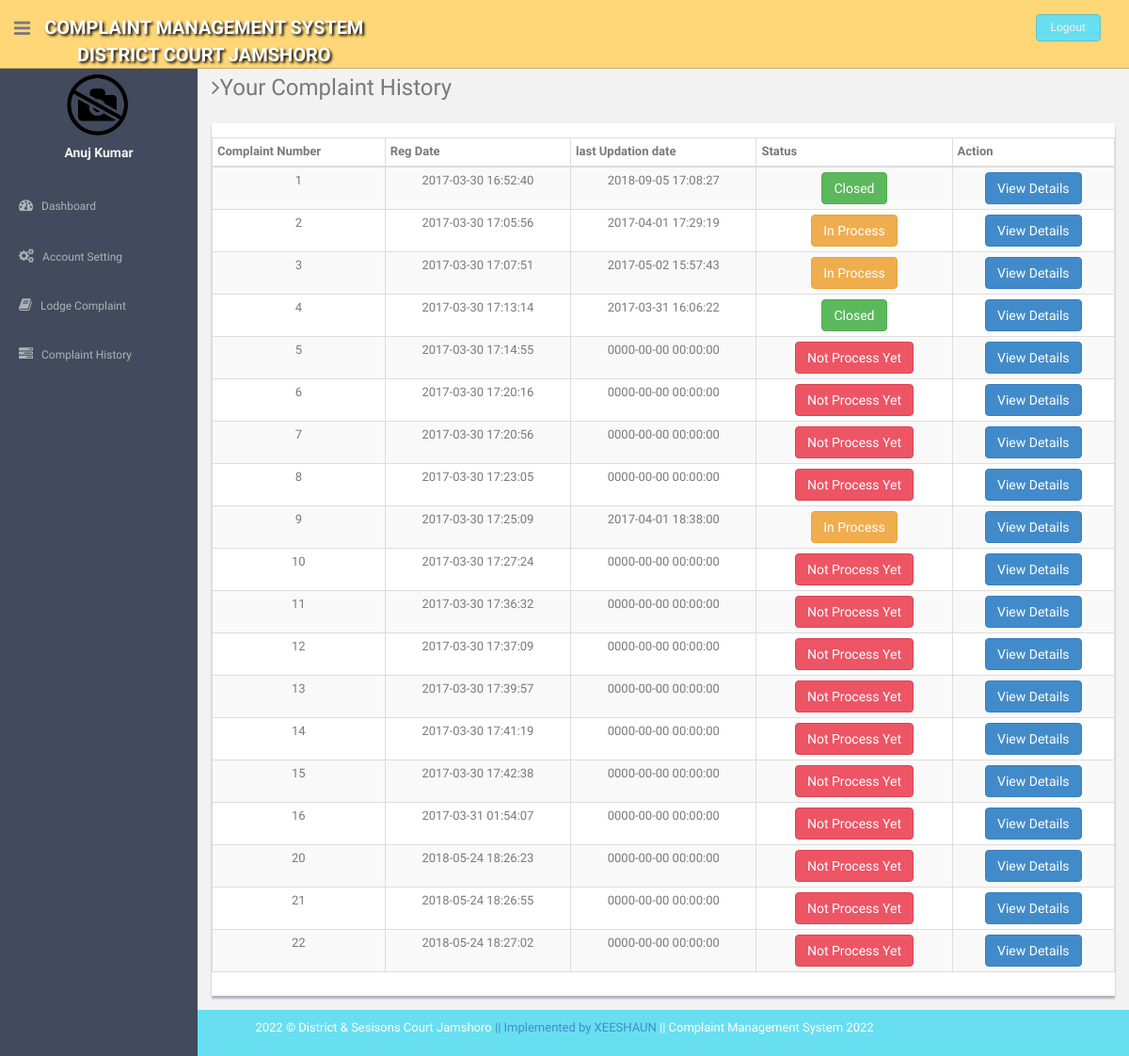
/users/complaint-history.php (signed in), run on the app's committed database.
### tables this page shows
CREATE TABLE `users` (
  `id` int(11) NOT NULL,
  `fullName` varchar(255) DEFAULT NULL,
  `userEmail` varchar(255) DEFAULT NULL,
  `password` varchar(255) DEFAULT NULL,
  `contactNo` bigint(11) DEFAULT NULL,
  `address` tinytext,
  `State` varchar(255) DEFAULT NULL,
  `country` varchar(255) DEFAULT NULL,
  `pincode` int(6) DEFAULT NULL,
  `userImage` varchar(255) DEFAULT NULL,
  `regDate` timestamp NOT NULL DEFAULT CURRENT_TIMESTAMP,
  `updationDate` timestamp NULL DEFAULT '0000-00-00 00:00:00' ON UPDATE CURRENT_TIMESTAMP,
  `status` int(1) DEFAULT NULL
);

CREATE TABLE `tblcomplaints` (
  `complaintNumber` int(11) NOT NULL,
  `userId` int(11) NOT NULL,
  `category` int(11) NOT NULL,
  `subcategory` varchar(255) NOT NULL,
  `complaintType` varchar(255) NOT NULL,
  `state` varchar(255) NOT NULL,
  `noc` varchar(255) NOT NULL,
  `complaintDetails` mediumtext NOT NULL,
  `complaintFile` varchar(255) DEFAULT NULL,
  `regDate` timestamp NOT NULL DEFAULT CURRENT_TIMESTAMP,
  `status` varchar(50) DEFAULT NULL,
  `lastUpdationDate` timestamp NULL DEFAULT '0000-00-00 00:00:00' ON UPDATE CURRENT_TIMESTAMP
);

### users/complaint-history.php (the view, shortened to what this page needs)
<?php
include('includes/config.php');
if(strlen($_SESSION['login'])==0)
  {
header('location:index.php');
}
else{
?>
<!DOCTYPE html>
<html lang="en">
  <head>
    <link href="assets/css/bootstrap.css" rel="stylesheet">
    <link href="assets/font-awesome/css/font-awesome.css" rel="stylesheet" />
    <link href="assets/css/style.css" rel="stylesheet">
    <link href="assets/css/style-responsive.css" rel="stylesheet">
    <link href="assets/css/table-responsive.css" rel="stylesheet">
  </head>
  <body>
  <section id="container" >
<?php include("includes/header.php");?>
<?php include("includes/sidebar.php");?>
      <section id="main-content">
          <section class="wrapper">
          	<h3><i class="fa fa-angle-right"></i>Your Complaint History</h3>
		  		<div class="row mt">
			  		<div class="col-lg-12">
                      <div class="content-panel">
                          <section id="unseen">
                            <table class="table table-bordered table-striped table-condensed">
                              <thead>
                              <tr>
                                  <th>Complaint Number</th>
                                  <th>Reg Date</th>
                                  <th>last Updation date</th>
                                  <th >Status</th>
                                  <th>Action</th>
                              </tr>
                              </thead>
                              <tbody>
  <?php $query=mysqli_query($con,"select * from tblcomplaints where userId='".$_SESSION['id']."'");
while($row=mysqli_fetch_array($query))
{
  ?>
                              <tr>
                                  <td align="center"><?php echo htmlentities($row['complaintNumber']);?></td>
                                  <td align="center"><?php echo htmlentities($row['regDate']);?></td>
                                 <td align="center"><?php echo  htmlentities($row['lastUpdationDate']);
                                 ?></td>
                                  <td align="center"><?php
                                    $status=$row['status'];
                                    if($status=="" or $status=="NULL")
                                    { ?>
                                      <button type="button" class="btn btn-theme04">Not Process Yet</button>
                                   <?php }
 if($status=="in process"){ ?>
<button type="button" class="btn btn-warning">In Process</button>
<?php }
if($status=="closed") {
?>
<button type="button" class="btn btn-success">Closed</button>
<?php } ?>
                                   <td align="center">
                                   <a href="complaint-details.php?cid=<?php echo htmlentities($row['complaintNumber']);?>">
<button type="button" class="btn btn-primary">View Details</button></a>
                                   </td>
                                </tr>
                              <?php } ?>
                              </tbody>
                          </table>
                          </section>
                  </div>
               </div>
		  	</div>
		</section><! --/wrapper -->
      </section>
<?php include("includes/footer.php");?>
  </section>
  </body>
</html>
<?php } ?>

### users/includes/sidebar.php (shortened to what this page needs)
<aside>
          <div id="sidebar"  class="nav-collapse ">
              <ul class="sidebar-menu" id="nav-accordion">
                              <?php $query=mysqli_query($con,"select fullName,userImage from users where userEmail='".$_SESSION['login']."'");
 while($row=mysqli_fetch_array($query))
 {
 ?>
                  <p class="centered"><a href="profile.php">
<?php $userphoto=$row['userImage'];
if($userphoto==""):
?>
<img src="userimages/noimage.png"  class="img-circle" width="70" height="70" >
<?php else:?>
  <img src="userimages/<?php echo htmlentities($userphoto);?>" class="img-circle" width="70" height="70">
<?php endif;?>
</a>
</p>
                  <h5 class="centered"><?php echo htmlentities($row['fullName']);?></h5>
                  <?php } ?>
                  <li class="mt">
                      <a href="dashboard.php">
                          <i class="fa fa-dashboard"></i>
                          <span>Dashboard</span>
                      </a>
                  </li>
                  <li class="sub-menu">
                      <a href="javascript:;" >
                          <i class="fa fa-cogs"></i>
                          <span>Account Setting</span>
                      </a>
                  </li>
                  <li class="sub-menu">
                      <a href="register-complaint.php" >
                          <i class="fa fa-book"></i>
                          <span>Lodge Complaint</span>
                      </a>
                    </li>
                  <li class="sub-menu">
                      <a href="complaint-history.php" >
                          <i class="fa fa-tasks"></i>
                          <span>Complaint History</span>
                      </a>
                  </li>
              </ul>
          </div>
      </aside>

### users/assets/css/style.css (style rules this page uses)
body { color: #797979; background: #f2f2f2; font-family: 'Ruda', sans-serif; padding: 0px !important; margin: 0px !important; font-size:13px; }
ul li { list-style: none; }
a, a:hover, a:focus { text-decoration: none; outline: none; }
#container { width: 100%; height: 100%; }
.btn-theme04 { color: #fff; background-color: #ed5565; border-color: #da4453; }
.centered { text-align: center; }
.mt { margin-top: 25px; }
#sidebar { width: 210px; height: 100%; position: fixed; background: #424a5d; }
#sidebar h5 { color: #f2f2f2; font-weight: 700; }
#sidebar ul li { position: relative; }
ul.sidebar-menu , ul.sidebar-menu li ul.sub { margin: -2px 0 0; padding: 0; }
ul.sidebar-menu { margin-top: 75px; }
ul.sidebar-menu li { margin-bottom: 5px; margin-left:10px; margin-right:10px; }
ul.sidebar-menu li.sub-menu { line-height: 15px; }
ul.sidebar-menu li a span { display: inline-block; }
ul.sidebar-menu li a { color: #aeb2b7; text-decoration: none; display: block; padding: 15px 0 15px 10px; font-size: 12px; outline: none; -webkit-transition: all 0.3s ease; -moz-transition: all 0.3s ease; -o-transition: all 0.3s ease; -ms-transition: all 0.3s ease; transition: all 0.3s ease; }
ul.sidebar-menu li a i { font-size: 15px; padding-right: 6px; }
#main-content { margin-left: 210px; }
.wrapper { display: inline-block; margin-top: 60px; padding-left: 15px; padding-right: 15px; padding-bottom: 15px; padding-top: 0px; width: 100%; }
.content-panel { background: #ffffff; box-shadow: 0px 3px 2px #aab2bd; padding-top: 15px; padding-bottom: 5px; }

### data on the page
users: fullName "Anuj Kumar"
tblcomplaints: complaintNumber "1", regDate "2017-03-30 16:52:40", lastUpdationDate "2018-09-05 17:08:27", status "Closed"
tblcomplaints: complaintNumber "2", regDate "2017-03-30 17:05:56", lastUpdationDate "2017-04-01 17:29:19", status "In Process"
tblcomplaints: complaintNumber "3", regDate "2017-03-30 17:07:51", lastUpdationDate "2017-05-02 15:57:43", status "In Process"
tblcomplaints: complaintNumber "4", regDate "2017-03-30 17:13:14", lastUpdationDate "2017-03-31 16:06:22", status "Closed"
tblcomplaints: complaintNumber "5", regDate "2017-03-30 17:14:55", lastUpdationDate "0000-00-00 00:00:00", shows "Not Process Yet"
tblcomplaints: complaintNumber "6", regDate "2017-03-30 17:20:16", lastUpdationDate "0000-00-00 00:00:00", shows "Not Process Yet"
tblcomplaints: complaintNumber "7", regDate "2017-03-30 17:20:56", lastUpdationDate "0000-00-00 00:00:00", shows "Not Process Yet"
tblcomplaints: complaintNumber "8", regDate "2017-03-30 17:23:05", lastUpdationDate "0000-00-00 00:00:00", shows "Not Process Yet"
tblcomplaints: complaintNumber "9", regDate "2017-03-30 17:25:09", lastUpdationDate "2017-04-01 18:38:00", status "In Process"
tblcomplaints: complaintNumber "10", regDate "2017-03-30 17:27:24", lastUpdationDate "0000-00-00 00:00:00", shows "Not Process Yet"
tblcomplaints: complaintNumber "11", regDate "2017-03-30 17:36:32", lastUpdationDate "0000-00-00 00:00:00", shows "Not Process Yet"
tblcomplaints: complaintNumber "12", regDate "2017-03-30 17:37:09", lastUpdationDate "0000-00-00 00:00:00", shows "Not Process Yet"
tblcomplaints: complaintNumber "13", regDate "2017-03-30 17:39:57", lastUpdationDate "0000-00-00 00:00:00", shows "Not Process Yet"
tblcomplaints: complaintNumber "14", regDate "2017-03-30 17:41:19", lastUpdationDate "0000-00-00 00:00:00", shows "Not Process Yet"
tblcomplaints: complaintNumber "15", regDate "2017-03-30 17:42:38", lastUpdationDate "0000-00-00 00:00:00", shows "Not Process Yet"
tblcomplaints: complaintNumber "16", regDate "2017-03-31 01:54:07", lastUpdationDate "0000-00-00 00:00:00", shows "Not Process Yet"
tblcomplaints: complaintNumber "20", regDate "2018-05-24 18:26:23", lastUpdationDate "0000-00-00 00:00:00", shows "Not Process Yet"
tblcomplaints: complaintNumber "21", regDate "2018-05-24 18:26:55", lastUpdationDate "0000-00-00 00:00:00", shows "Not Process Yet"
tblcomplaints: complaintNumber "22", regDate "2018-05-24 18:27:02", lastUpdationDate "0000-00-00 00:00:00", shows "Not Process Yet"
